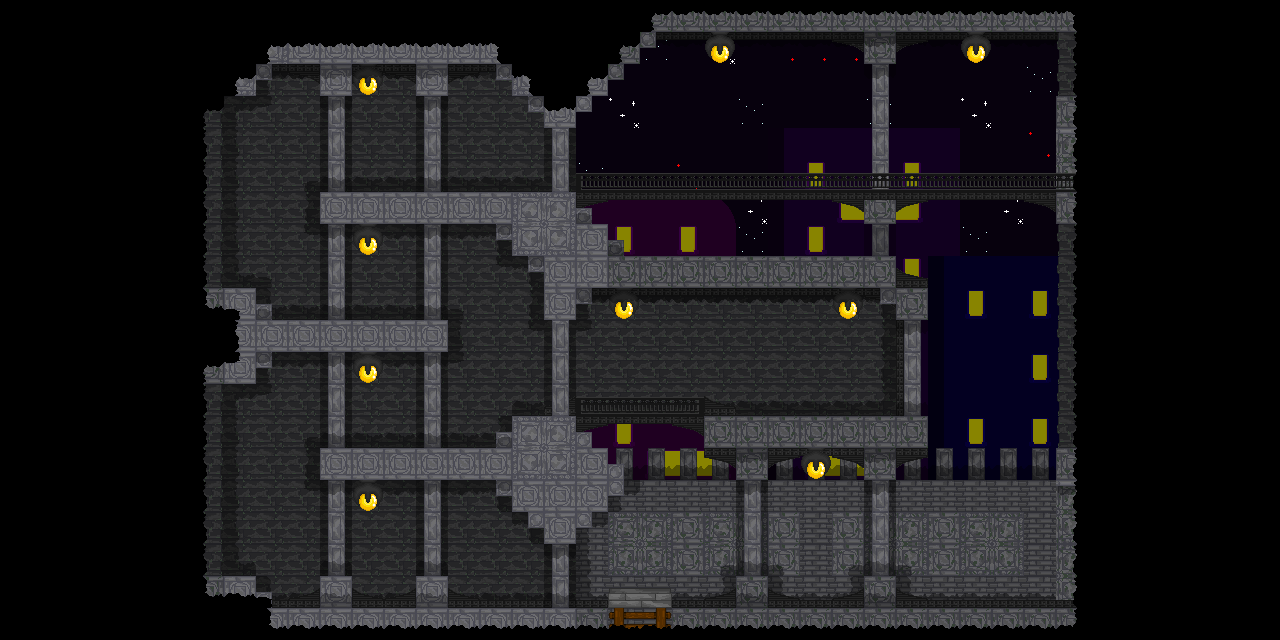

The image is a tile-based game level rendered from a .tmx file. Its description and source (layers, tilesets, objects; grid data summarised) follow:
An orthogonal 40x20 tile map with 32x32 px tiles, 11 tile layers (Background, house, house  darkener, stars, ...), 1 hidden layer not drawn, 2 tilesets and 11 objects (spawn2, spawn4, spawn, spawn5, spawn3).

<map version="1.2" tiledversion="1.3.5" orientation="orthogonal" renderorder="left-up" width="40" height="20" tilewidth="32" tileheight="32" infinite="0" nextlayerid="15" nextobjectid="18">
 <tileset firstgid="1" name="tileSetFirstSet" tilewidth="32" tileheight="32" tilecount="156" columns="12">
  <image source="topCastleMapFirstSet1U.png" width="384" height="416" />
 </tileset>
 <tileset firstgid="157" name="64x64" tilewidth="32" tileheight="32" tilecount="16" columns="4">
  <image source="64x64.png" width="128" height="128" />
 </tileset>
 <layer id="5" name="Background" width="40" height="20">
  <data>[800 cells, 340 non-empty, 1 distinct tile ids]</data>
 </layer>
 <layer id="9" name="house" width="40" height="20">
  <data>[800 cells, 126 non-empty, 15 distinct tile ids]</data>
 </layer>
 <layer id="11" name="house  darkener" width="40" height="20" opacity="0.47">
  <data>[800 cells, 340 non-empty, 1 distinct tile ids]</data>
 </layer>
 <layer id="10" name="stars" width="40" height="20">
  <data>[800 cells, 17 non-empty, 3 distinct tile ids]</data>
 </layer>
 <layer id="4" name="Castle Background" width="40" height="20">
  <data>[800 cells, 390 non-empty, 13 distinct tile ids]</data>
 </layer>
 <layer id="7" name="2nd depth" width="40" height="20" opacity="0.38">
  <data>[800 cells, 194 non-empty, 13 distinct tile ids]</data>
 </layer>
 <layer id="2" name="Base" width="40" height="20">
  <data>[800 cells, 293 non-empty, 24 distinct tile ids]</data>
 </layer>
 <layer id="3" name="Another Base" width="40" height="20">
  <data>[800 cells, 26 non-empty, 8 distinct tile ids]</data>
 </layer>
 <layer id="12" name="lights" width="40" height="20">
  <data>[800 cells, 9 non-empty, 1 distinct tile ids]</data>
 </layer>
 <layer id="8" name="1st Depth" width="40" height="20" opacity="0.31">
  <data>[800 cells, 59 non-empty, 7 distinct tile ids]</data>
 </layer>
 <layer id="6" name="Darkspots" width="40" height="20">
  <data>[800 cells, 355 non-empty, 11 distinct tile ids]</data>
 </layer>
 <layer id="1" name="Tile Layer 1" width="40" height="20" visible="0">
  <data>[800 cells, 18 non-empty, 1 distinct tile ids]</data>
 </layer>
 <objectgroup id="14" name="Object Layer 1">
  <object id="1" x="1088" y="640">
   <properties>
    <property name="bodyType" value="static" />
    <property name="friction" type="float" value="10" />
    <property name="objType" value="ground" />
   </properties>
   <polygon points="0,0 0,-32 -416,-32 -416.091,-47.1818 -480.091,-47.0909 -480,-32 -800,-32 -816,-32.087 -816,-48.0435 -832.043,-47.9565 -832,-63.8696 -864,-64 -864,-256 -832,-256 -831.75,-272.25 -816.25,-272.25 -816,-287.75 -640,-288 -640,-320 -800,-320 -815.909,-319.909 -816,-336.091 -831.818,-336.182 -831.909,-351.636 -864,-352 -864,-544 -832,-544.667 -831.667,-560.333 -817.333,-560.667 -816,-575.333 -768,-576 -608,-576 -592.125,-575.875 -592.25,-560.375 -575.75,-560.125 -576.125,-544.75 -560,-544 -560.125,-528.25 -543.875,-527.875 -544.125,-512.5 -512.75,-512.25 -512.25,-528.625 -495.625,-528.375 -495.625,-544.125 -479.75,-543.875 -479.75,-559.625 -463.875,-559.75 -463.75,-576 -447.875,-575.875 -448,-592.125 -432.25,-592 -432.25,-607.625 -32,-608 -32,-544 -4.66667,-542 -5,-448.667 -32,-448 -32,-303 -32,-160 -32.125,-154.25 5.375,-153.625 0,-192 0,-640 -896,-640 -896,0" />
  </object>
  <object id="2" x="320" y="192">
   <properties>
    <property name="bodyType" value="static" />
    <property name="friction" type="float" value="10" />
    <property name="objType" value="ground" />
   </properties>
   <polygon points="0,0 256,0 256,16 271.818,16 271.636,31.8182 288,32 288,47.8182 303.636,47.6364 303.818,62.9091 576,64 576.182,75.5455 607.636,85.7273 608,128 576,128 576.25,112 560,112.5 560.25,96 288,96 271.75,95.75 271.5,110.75 256.25,111.75 256,128 224,128 224,96 223.75,80 208.5,80.5 208.25,64.75 192,64 192.25,47.75 176.25,48 175.75,32 0,32" />
  </object>
  <object id="3" x="320" y="480">
   <properties>
    <property name="bodyType" value="static" />
    <property name="friction" type="float" value="10" />
    <property name="objType" value="ground" />
   </properties>
   <polygon points="0,0 0,-32 160,-32 176,-32.125 176.063,-48.0625 191.875,-48 192,-64 608,-64 608,-32 384,-32 383.75,-43.375 351.75,-55.875 288.125,-55.75 262.75,-48 271.875,-48 271.875,-32 288,-32 288.125,-15.875 303.375,-16.125 303.75,15.875 288,16.125 288,32 271.875,31.875 272,48 255.875,47.875 256,64 224,64 223.875,47.875 208.25,48.125 208.25,31.5 192,32 192,15.625 176,15.875 175.875,-0.25" />
  </object>
  <object id="5" x="1068.25" y="431.334" width="78.667" height="189.333">
   <properties>
    <property name="bodyType" value="static" />
    <property name="isSensor" value="true" />
    <property name="myName" value="rightExit" />
   </properties>
  </object>
  <object id="6" x="1065.59" y="46" width="78.667" height="189.333">
   <properties>
    <property name="bodyType" value="static" />
    <property name="isSensor" value="true" />
    <property name="myName" value="rightExit" />
   </properties>
  </object>
  <object id="7" x="596.333" y="629.667" width="85.3337" height="14.6663">
   <properties>
    <property name="bodyType" value="static" />
    <property name="isSensor" value="true" />
    <property name="myName" value="downExit" />
   </properties>
  </object>
  <object id="13" name="spawn2" x="774.167" y="381">
   <point />
  </object>
  <object id="14" name="spawn4" x="383.334" y="583">
   <point />
  </object>
  <object id="15" name="spawn" x="379.833" y="286.5">
   <point />
  </object>
  <object id="16" name="spawn5" x="384.166" y="162.5">
   <point />
  </object>
  <object id="17" name="spawn3" x="386.667" y="424.333">
   <point />
  </object>
 </objectgroup>
</map>
